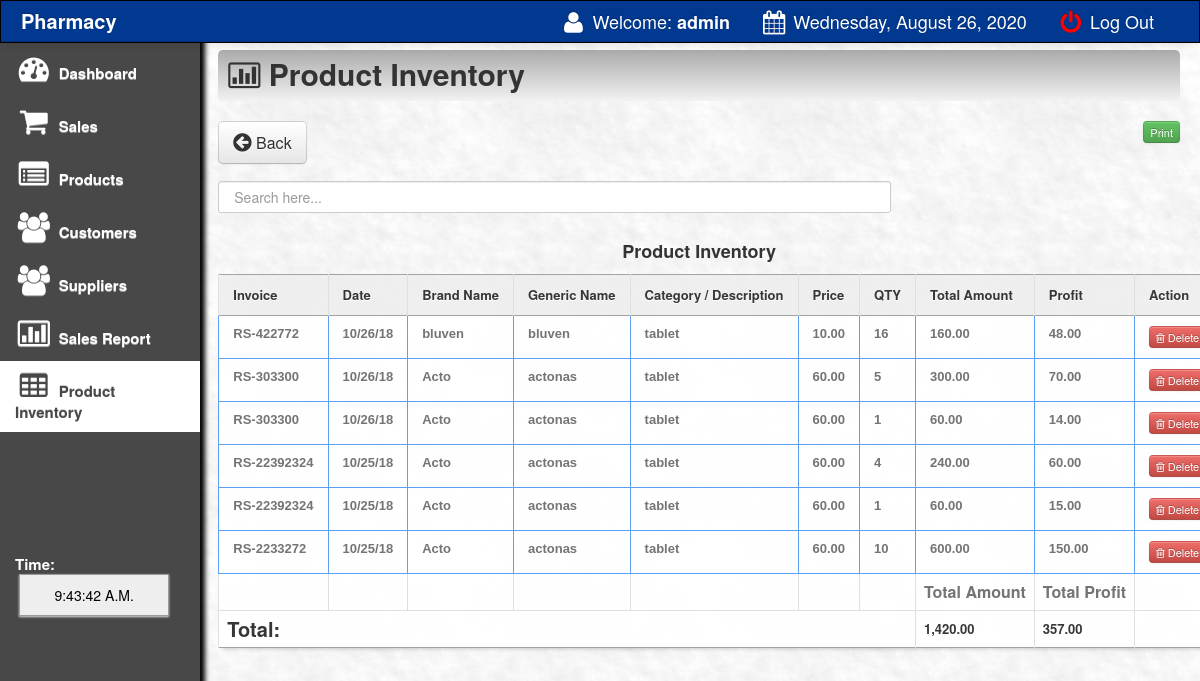
The page /main/sales_inventory.php (signed in) on the database as committed earlier.
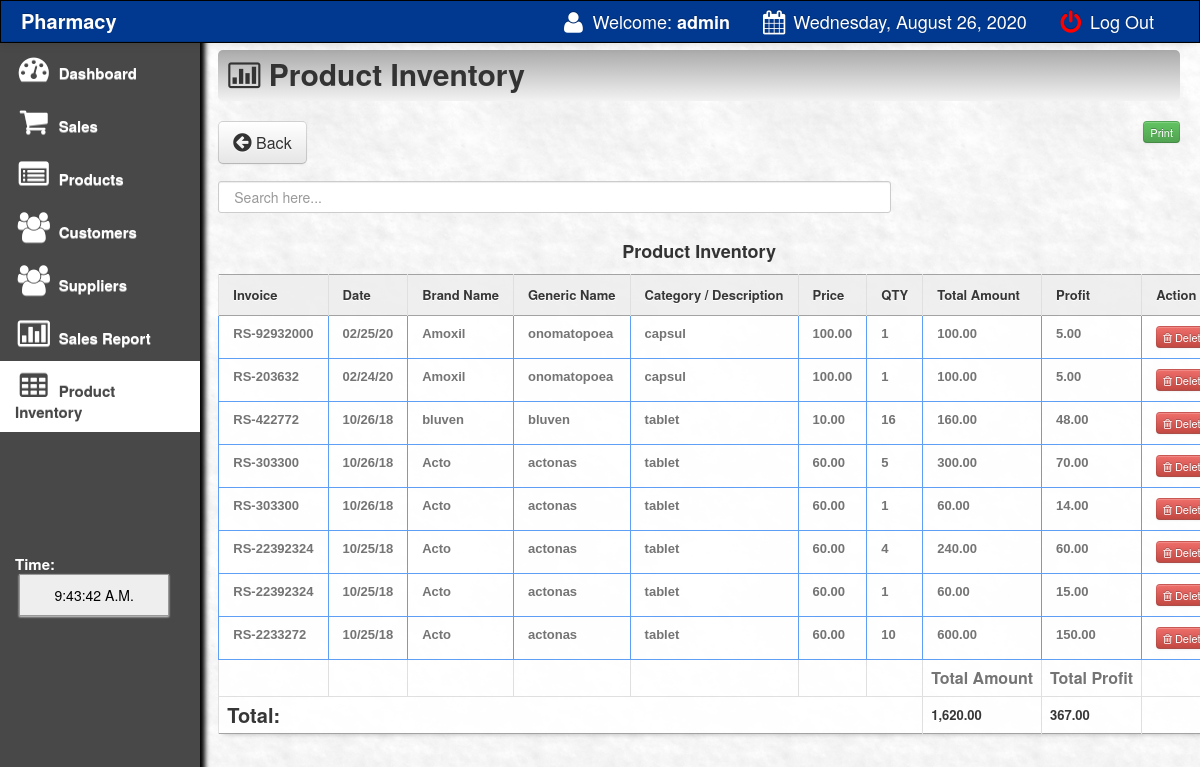
The same page on the database as committed later.
### tables this page shows
CREATE TABLE `sales_order` (
  `transaction_id` int(11) NOT NULL,
  `invoice` varchar(100) NOT NULL,
  `product` varchar(100) NOT NULL,
  `qty` varchar(100) NOT NULL,
  `amount` varchar(100) NOT NULL,
  `profit` varchar(100) NOT NULL,
  `product_code` varchar(150) NOT NULL,
  `gen_name` varchar(200) NOT NULL,
  `name` varchar(200) NOT NULL,
  `price` varchar(100) NOT NULL,
  `discount` varchar(100) NOT NULL DEFAULT '0',
  `date` varchar(500) NOT NULL
);

### main/sales_inventory.php (the view, shortened to what the changed rows need)
<html>
<head>
 <link href="css/bootstrap.css" rel="stylesheet">
    <link rel="stylesheet" type="text/css" href="css/DT_bootstrap.css">
  <link rel="stylesheet" href="css/font-awesome.min.css">
    <link href="css/bootstrap-responsive.css" rel="stylesheet">
<link href="../style.css" media="screen" rel="stylesheet" type="text/css" />
<link href="src/facebox.css" media="screen" rel="stylesheet" type="text/css" />
<link rel="stylesheet" type="text/css" href="tcal.css" />
</head>
<body>
<div class="container-fluid">
      <div class="row-fluid">
	<div class="span10">
<br>
<br>
<br>
<br>
<div class="content" id="content">
<br><br><br>
<table class="table table-bordered" id="resultTable" data-responsive="table" style="text-align: left;">
	<thead>
		<tr>
			<th width="12%"> Invoice </th>
			<th width="9%"> Date </th>
			<th width="14%"> Brand Name </th>
			<th width="16%"> Generic Name </th>
			<th width="15%"> Category / Description </th>
			<th > Price </th>
			<th> QTY </th>
			<th width="8%"> Total Amount </th>
			<th width="8%"> Profit </th>
			<th > Action </th>
		</tr>
	</thead>
	<tbody>
			<?php
			function formatMoney($number, $fractional=false) {
					if ($fractional) {
						$number = sprintf('%.2f', $number);
					}
					while (true) {
						$replaced = preg_replace('/(-?\d+)(\d\d\d)/', '$1,$2', $number);
						if ($replaced != $number) {
							$number = $replaced;
						} else {
							break;
						}
					}
					return $number;
				}
				include('../connect.php');
				$result = $link->prepare("SELECT * FROM sales_order ORDER BY transaction_id DESC");
				$result->execute();
				for($i=0; $row = $result->fetch(); $i++){
			?>
			<tr class="record">
			<td><?php echo $row['invoice']; ?></td>
			<td><?php echo $row['date']; ?></td>
			<td><?php echo $row['product_code']; ?></td>
			<td><?php echo $row['gen_name']; ?></td>
			<td><?php echo $row['name']; ?></td>
			<td><?php
			$price=$row['price'];
			echo formatMoney($price, true);
			?></td>
						<td><?php echo $row['qty']; ?></td>
			<td><?php
			$oprice=$row['amount'];
			echo formatMoney($oprice, true);
			?></td>
				<td><?php
			$pprice=$row['profit'];
			echo formatMoney($pprice, true);
			?></td>
			<td>
			<a href="deletesalesinventory.php?id=<?php echo $row['transaction_id']; ?>&qty=<?php echo $row['qty'];?>"><button class="btn btn-mini btn-danger"><i class="icon icon-trash"></i> Delete </button></a>
			</tr>
			<?php
				}
			?>
			<tr>
				<th></th>
				<th></th>
				<th></th>
				<th></th>
				<th></th>
				<th></th>
				<th></th>
				<th>Total Amount</th>
				<th>Total Profit</th>
				<th></th>
			<tr>
			<tr>
				<th colspan="7"><strong style="font-size: 20px; color: #222222;">Total:</strong></th>
				<th colspan="1"><strong style="font-size: 13px; color: #222222;">
				<?php
				$resultas = $link->prepare("SELECT sum(amount) from sales_order");
				$resultas->bindParam(':a', $sdsd);
				$resultas->execute();
				for($i=0; $rowas = $resultas->fetch(); $i++){
				$fgfg=$rowas['sum(amount)'];
				echo formatMoney($fgfg, true);
				}
				?>
				</strong></th>
				<th colspan="1"><strong style="font-size: 13px; color: #222222;">
				<?php
				$resultas = $link->prepare("SELECT sum(profit) from sales_order");
				$resultas->bindParam(':b', $sdsd);
				$resultas->execute();
				for($i=0; $rowas = $resultas->fetch(); $i++){
				$fgfg=$rowas['sum(profit)'];
				echo formatMoney($fgfg, true);
				}
				?>
					</th>
					<th></th>
			</tr>
	</tbody>
</table>
</div>
</div>
</div>
</div>
</body>
<?php include('footer.php');?>
</html>

Rows that differ between the two databases and show on the page:
added sales_order: invoice "RS-92932000", date "02/25/20", product_code "Amoxil", gen_name "onomatopoea", name "capsul", price "100.00", qty "1", amount "100.00", profit "5.00"
added sales_order: invoice "RS-203632", date "02/24/20", product_code "Amoxil", gen_name "onomatopoea", name "capsul", price "100.00", qty "1", amount "100.00", profit "5.00"
Other text that changed with them:
new list line: "1,620.00"
new list line: "367.00"
list line gone: "1,420.00"
list line gone: "357.00"
